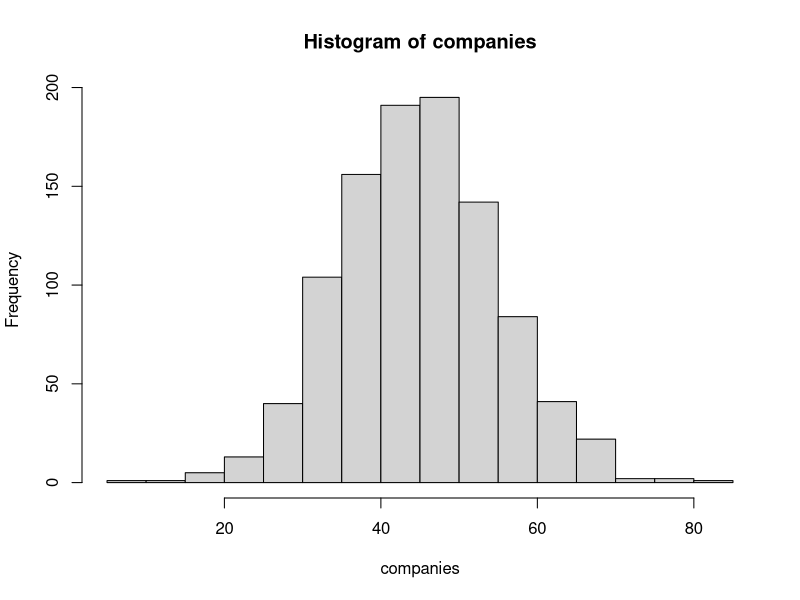
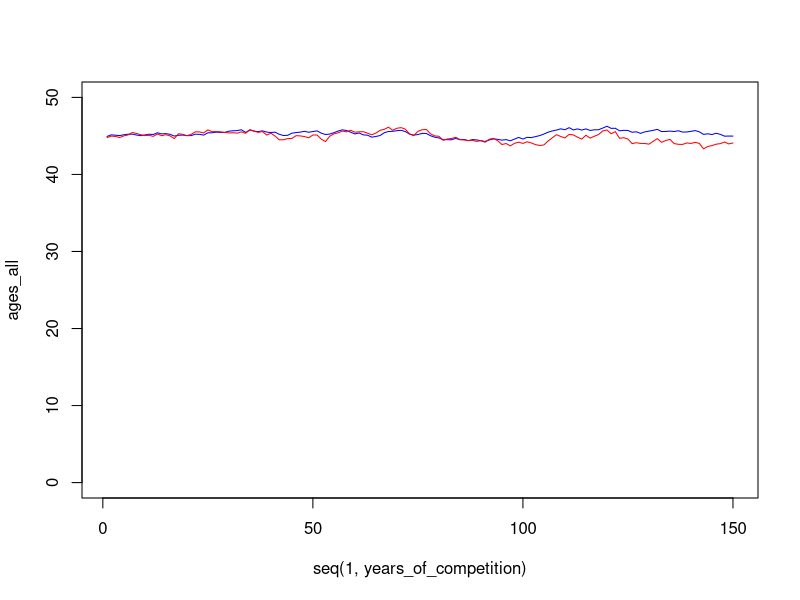

Generate these figures, in order, with R:
## ---- chunk 1
# setup the environment
setwd = "~/Projects/CompanyAgeSimulation"
set.seed = 1024

# set starting parameters
starting_average_age = 45
starting_standard_deviation_age = 10
number_of_companies = 1000

# set simulation parameters
product_substitution_rate = .03
age_of_disruptor = 12
years_of_competition = 150


# create companies
companies <- round(rnorm(number_of_companies,
                   mean=starting_average_age,
                   sd=starting_standard_deviation_age
                   ),
                   digits=1)

# check company ages by plotting
summary(companies)
hist(companies)

# Function to return a new set of company ages after 1 year of competition
compete <- function(age_vector, substitution_rate){
  # Pick companies to be replaced by new entrants
  targets <- round(runif(substitution_rate*length(age_vector),
                   min=1, max=length(age_vector)
                   )
             )
  
  # Age all companies by 1 year
  age_vector <- age_vector + 1
  
  # Replace target companies with new entrants
  age_vector[targets] <- age_of_disruptor
  return(age_vector)
}
## ---- chunk 2
# simulate new companies entering and competing
print('Starting ages')
summary(companies)
ages_all <- 0
ages_top <- 0
for(i in 1:years_of_competition){
  companies <- compete(companies,product_substitution_rate)
  ages_all[i] = mean(companies)
  ages_top[i] = mean(companies[number_of_companies-400:number_of_companies])
}

# plot average age of all companies
plot(seq(1,years_of_competition),ages_all,type='l', ylim=c(0,50), col='blue')
points(seq(1,years_of_competition),ages_top,col='red', type='l')

print('Ending ages')
summary(companies)
